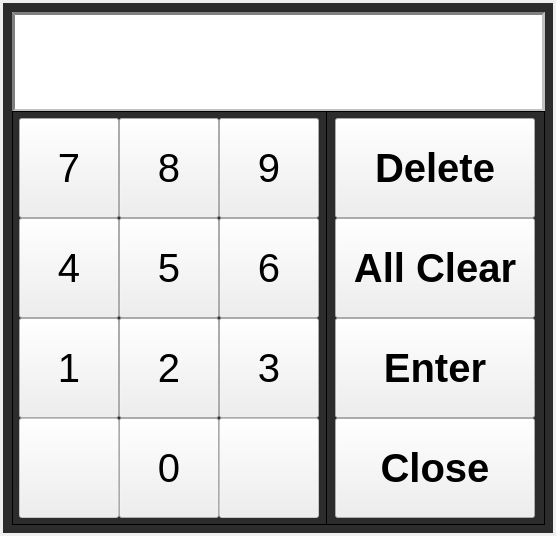
<?xml version="1.0" encoding="UTF-8"?>
<ui version="4.0">
 <class>NumKeypadDialog</class>
 <widget class="QDialog" name="NumKeypadDialog">
  <property name="geometry">
   <rect>
    <x>0</x>
    <y>0</y>
    <width>556</width>
    <height>536</height>
   </rect>
  </property>
  <property name="windowTitle">
   <string>Dialog</string>
  </property>
  <layout class="QVBoxLayout" name="verticalLayout_Dialog">
   <property name="margin">
    <number>0</number>
   </property>
   <item>
    <widget class="QFrame" name="frame_Border">
     <property name="frameShape">
      <enum>QFrame::NoFrame</enum>
     </property>
     <property name="frameShadow">
      <enum>QFrame::Raised</enum>
     </property>
     <layout class="QVBoxLayout" name="verticalLayout_Border">
      <property name="margin">
       <number>3</number>
      </property>
      <item>
       <widget class="QFrame" name="frame_Body">
        <property name="styleSheet">
         <string notr="true">.QFrame
{
	background: rgb(44, 44, 44);
}</string>
        </property>
        <property name="frameShape">
         <enum>QFrame::NoFrame</enum>
        </property>
        <property name="frameShadow">
         <enum>QFrame::Raised</enum>
        </property>
        <widget class="QLineEdit" name="lineEdit_Text">
         <property name="geometry">
          <rect>
           <x>9</x>
           <y>9</y>
           <width>533</width>
           <height>100</height>
          </rect>
         </property>
         <property name="sizePolicy">
          <sizepolicy hsizetype="Expanding" vsizetype="Expanding">
           <horstretch>0</horstretch>
           <verstretch>0</verstretch>
          </sizepolicy>
         </property>
         <property name="minimumSize">
          <size>
           <width>0</width>
           <height>50</height>
          </size>
         </property>
         <property name="font">
          <font>
           <pointsize>30</pointsize>
          </font>
         </property>
         <property name="focusPolicy">
          <enum>Qt::NoFocus</enum>
         </property>
         <property name="styleSheet">
          <string notr="true">QLineEdit{background:white;color:black;border-width: 3px;border-style: inset;border-color: gray;}</string>
         </property>
         <property name="alignment">
          <set>Qt::AlignCenter</set>
         </property>
         <property name="readOnly">
          <bool>true</bool>
         </property>
        </widget>
        <widget class="QPushButton" name="pushButton_Backspace">
         <property name="geometry">
          <rect>
           <x>332</x>
           <y>115</y>
           <width>200</width>
           <height>100</height>
          </rect>
         </property>
         <property name="sizePolicy">
          <sizepolicy hsizetype="Expanding" vsizetype="Expanding">
           <horstretch>0</horstretch>
           <verstretch>0</verstretch>
          </sizepolicy>
         </property>
         <property name="minimumSize">
          <size>
           <width>200</width>
           <height>100</height>
          </size>
         </property>
         <property name="maximumSize">
          <size>
           <width>200</width>
           <height>100</height>
          </size>
         </property>
         <property name="font">
          <font>
           <pointsize>30</pointsize>
           <weight>75</weight>
           <bold>true</bold>
          </font>
         </property>
         <property name="text">
          <string>Delete</string>
         </property>
         <property name="autoDefault">
          <bool>false</bool>
         </property>
        </widget>
        <widget class="QPushButton" name="pushButton_Clear">
         <property name="geometry">
          <rect>
           <x>332</x>
           <y>215</y>
           <width>200</width>
           <height>100</height>
          </rect>
         </property>
         <property name="sizePolicy">
          <sizepolicy hsizetype="Expanding" vsizetype="Expanding">
           <horstretch>0</horstretch>
           <verstretch>0</verstretch>
          </sizepolicy>
         </property>
         <property name="minimumSize">
          <size>
           <width>200</width>
           <height>100</height>
          </size>
         </property>
         <property name="maximumSize">
          <size>
           <width>200</width>
           <height>100</height>
          </size>
         </property>
         <property name="font">
          <font>
           <pointsize>30</pointsize>
           <weight>75</weight>
           <bold>true</bold>
          </font>
         </property>
         <property name="text">
          <string>All Clear</string>
         </property>
         <property name="autoDefault">
          <bool>false</bool>
         </property>
        </widget>
        <widget class="QPushButton" name="pushButton_Enter">
         <property name="geometry">
          <rect>
           <x>332</x>
           <y>315</y>
           <width>200</width>
           <height>100</height>
          </rect>
         </property>
         <property name="sizePolicy">
          <sizepolicy hsizetype="Expanding" vsizetype="Expanding">
           <horstretch>0</horstretch>
           <verstretch>0</verstretch>
          </sizepolicy>
         </property>
         <property name="minimumSize">
          <size>
           <width>200</width>
           <height>100</height>
          </size>
         </property>
         <property name="maximumSize">
          <size>
           <width>200</width>
           <height>100</height>
          </size>
         </property>
         <property name="font">
          <font>
           <pointsize>30</pointsize>
           <weight>75</weight>
           <italic>false</italic>
           <bold>true</bold>
          </font>
         </property>
         <property name="text">
          <string>Enter</string>
         </property>
         <property name="autoDefault">
          <bool>false</bool>
         </property>
        </widget>
        <widget class="QPushButton" name="pushButton_Close">
         <property name="geometry">
          <rect>
           <x>332</x>
           <y>415</y>
           <width>200</width>
           <height>100</height>
          </rect>
         </property>
         <property name="sizePolicy">
          <sizepolicy hsizetype="Expanding" vsizetype="Expanding">
           <horstretch>0</horstretch>
           <verstretch>0</verstretch>
          </sizepolicy>
         </property>
         <property name="minimumSize">
          <size>
           <width>200</width>
           <height>100</height>
          </size>
         </property>
         <property name="maximumSize">
          <size>
           <width>200</width>
           <height>100</height>
          </size>
         </property>
         <property name="font">
          <font>
           <pointsize>30</pointsize>
           <weight>75</weight>
           <bold>true</bold>
          </font>
         </property>
         <property name="text">
          <string>Close</string>
         </property>
         <property name="autoDefault">
          <bool>false</bool>
         </property>
        </widget>
        <widget class="QPushButton" name="pushButton_Dot">
         <property name="enabled">
          <bool>false</bool>
         </property>
         <property name="geometry">
          <rect>
           <x>16</x>
           <y>415</y>
           <width>100</width>
           <height>100</height>
          </rect>
         </property>
         <property name="sizePolicy">
          <sizepolicy hsizetype="Expanding" vsizetype="Expanding">
           <horstretch>0</horstretch>
           <verstretch>0</verstretch>
          </sizepolicy>
         </property>
         <property name="minimumSize">
          <size>
           <width>100</width>
           <height>100</height>
          </size>
         </property>
         <property name="maximumSize">
          <size>
           <width>100</width>
           <height>100</height>
          </size>
         </property>
         <property name="font">
          <font>
           <pointsize>30</pointsize>
          </font>
         </property>
         <property name="text">
          <string/>
         </property>
         <property name="autoDefault">
          <bool>false</bool>
         </property>
        </widget>
        <widget class="QPushButton" name="pushButton_0">
         <property name="geometry">
          <rect>
           <x>116</x>
           <y>415</y>
           <width>100</width>
           <height>100</height>
          </rect>
         </property>
         <property name="sizePolicy">
          <sizepolicy hsizetype="Expanding" vsizetype="Expanding">
           <horstretch>0</horstretch>
           <verstretch>0</verstretch>
          </sizepolicy>
         </property>
         <property name="minimumSize">
          <size>
           <width>100</width>
           <height>100</height>
          </size>
         </property>
         <property name="maximumSize">
          <size>
           <width>100</width>
           <height>100</height>
          </size>
         </property>
         <property name="font">
          <font>
           <pointsize>30</pointsize>
          </font>
         </property>
         <property name="text">
          <string>0</string>
         </property>
         <property name="autoDefault">
          <bool>false</bool>
         </property>
        </widget>
        <widget class="QPushButton" name="pushButton_1">
         <property name="geometry">
          <rect>
           <x>16</x>
           <y>315</y>
           <width>100</width>
           <height>100</height>
          </rect>
         </property>
         <property name="sizePolicy">
          <sizepolicy hsizetype="Expanding" vsizetype="Expanding">
           <horstretch>0</horstretch>
           <verstretch>0</verstretch>
          </sizepolicy>
         </property>
         <property name="minimumSize">
          <size>
           <width>100</width>
           <height>100</height>
          </size>
         </property>
         <property name="maximumSize">
          <size>
           <width>100</width>
           <height>100</height>
          </size>
         </property>
         <property name="font">
          <font>
           <pointsize>30</pointsize>
          </font>
         </property>
         <property name="text">
          <string>1</string>
         </property>
         <property name="autoDefault">
          <bool>false</bool>
         </property>
        </widget>
        <widget class="QPushButton" name="pushButton_2">
         <property name="geometry">
          <rect>
           <x>116</x>
           <y>315</y>
           <width>100</width>
           <height>100</height>
          </rect>
         </property>
         <property name="sizePolicy">
          <sizepolicy hsizetype="Expanding" vsizetype="Expanding">
           <horstretch>0</horstretch>
           <verstretch>0</verstretch>
          </sizepolicy>
         </property>
         <property name="minimumSize">
          <size>
           <width>100</width>
           <height>100</height>
          </size>
         </property>
         <property name="maximumSize">
          <size>
           <width>100</width>
           <height>100</height>
          </size>
         </property>
         <property name="font">
          <font>
           <pointsize>30</pointsize>
          </font>
         </property>
         <property name="text">
          <string>2</string>
         </property>
         <property name="autoDefault">
          <bool>false</bool>
         </property>
        </widget>
        <widget class="QPushButton" name="pushButton_3">
         <property name="geometry">
          <rect>
           <x>216</x>
           <y>315</y>
           <width>100</width>
           <height>100</height>
          </rect>
         </property>
         <property name="sizePolicy">
          <sizepolicy hsizetype="Expanding" vsizetype="Expanding">
           <horstretch>0</horstretch>
           <verstretch>0</verstretch>
          </sizepolicy>
         </property>
         <property name="minimumSize">
          <size>
           <width>100</width>
           <height>100</height>
          </size>
         </property>
         <property name="maximumSize">
          <size>
           <width>100</width>
           <height>100</height>
          </size>
         </property>
         <property name="font">
          <font>
           <pointsize>30</pointsize>
          </font>
         </property>
         <property name="text">
          <string>3</string>
         </property>
         <property name="autoDefault">
          <bool>false</bool>
         </property>
        </widget>
        <widget class="QPushButton" name="pushButton_4">
         <property name="geometry">
          <rect>
           <x>16</x>
           <y>215</y>
           <width>100</width>
           <height>100</height>
          </rect>
         </property>
         <property name="sizePolicy">
          <sizepolicy hsizetype="Expanding" vsizetype="Expanding">
           <horstretch>0</horstretch>
           <verstretch>0</verstretch>
          </sizepolicy>
         </property>
         <property name="minimumSize">
          <size>
           <width>100</width>
           <height>100</height>
          </size>
         </property>
         <property name="maximumSize">
          <size>
           <width>100</width>
           <height>100</height>
          </size>
         </property>
         <property name="font">
          <font>
           <pointsize>30</pointsize>
          </font>
         </property>
         <property name="text">
          <string>4</string>
         </property>
         <property name="autoDefault">
          <bool>false</bool>
         </property>
        </widget>
        <widget class="QPushButton" name="pushButton_5">
         <property name="geometry">
          <rect>
           <x>116</x>
           <y>215</y>
           <width>100</width>
           <height>100</height>
          </rect>
         </property>
         <property name="sizePolicy">
          <sizepolicy hsizetype="Expanding" vsizetype="Expanding">
           <horstretch>0</horstretch>
           <verstretch>0</verstretch>
          </sizepolicy>
         </property>
         <property name="minimumSize">
          <size>
           <width>100</width>
           <height>100</height>
          </size>
         </property>
         <property name="maximumSize">
          <size>
           <width>100</width>
           <height>100</height>
          </size>
         </property>
         <property name="font">
          <font>
           <pointsize>30</pointsize>
          </font>
         </property>
         <property name="text">
          <string>5</string>
         </property>
         <property name="autoDefault">
          <bool>false</bool>
         </property>
        </widget>
        <widget class="QPushButton" name="pushButton_6">
         <property name="geometry">
          <rect>
           <x>216</x>
           <y>215</y>
           <width>100</width>
           <height>100</height>
          </rect>
         </property>
         <property name="sizePolicy">
          <sizepolicy hsizetype="Expanding" vsizetype="Expanding">
           <horstretch>0</horstretch>
           <verstretch>0</verstretch>
          </sizepolicy>
         </property>
         <property name="minimumSize">
          <size>
           <width>100</width>
           <height>100</height>
          </size>
         </property>
         <property name="maximumSize">
          <size>
           <width>100</width>
           <height>100</height>
          </size>
         </property>
         <property name="font">
          <font>
           <pointsize>30</pointsize>
          </font>
         </property>
         <property name="text">
          <string>6</string>
         </property>
         <property name="autoDefault">
          <bool>false</bool>
         </property>
        </widget>
        <widget class="QPushButton" name="pushButton_7">
         <property name="geometry">
          <rect>
           <x>16</x>
           <y>115</y>
           <width>100</width>
           <height>100</height>
          </rect>
         </property>
         <property name="sizePolicy">
          <sizepolicy hsizetype="Expanding" vsizetype="Expanding">
           <horstretch>0</horstretch>
           <verstretch>0</verstretch>
          </sizepolicy>
         </property>
         <property name="minimumSize">
          <size>
           <width>100</width>
           <height>100</height>
          </size>
         </property>
         <property name="maximumSize">
          <size>
           <width>90</width>
           <height>90</height>
          </size>
         </property>
         <property name="font">
          <font>
           <pointsize>30</pointsize>
          </font>
         </property>
         <property name="text">
          <string>7</string>
         </property>
         <property name="autoDefault">
          <bool>false</bool>
         </property>
        </widget>
        <widget class="QPushButton" name="pushButton_8">
         <property name="geometry">
          <rect>
           <x>116</x>
           <y>115</y>
           <width>100</width>
           <height>100</height>
          </rect>
         </property>
         <property name="sizePolicy">
          <sizepolicy hsizetype="Expanding" vsizetype="Expanding">
           <horstretch>0</horstretch>
           <verstretch>0</verstretch>
          </sizepolicy>
         </property>
         <property name="minimumSize">
          <size>
           <width>100</width>
           <height>100</height>
          </size>
         </property>
         <property name="maximumSize">
          <size>
           <width>100</width>
           <height>100</height>
          </size>
         </property>
         <property name="font">
          <font>
           <pointsize>30</pointsize>
          </font>
         </property>
         <property name="text">
          <string>8</string>
         </property>
         <property name="autoDefault">
          <bool>false</bool>
         </property>
        </widget>
        <widget class="QPushButton" name="pushButton_9">
         <property name="geometry">
          <rect>
           <x>216</x>
           <y>115</y>
           <width>100</width>
           <height>100</height>
          </rect>
         </property>
         <property name="sizePolicy">
          <sizepolicy hsizetype="Expanding" vsizetype="Expanding">
           <horstretch>0</horstretch>
           <verstretch>0</verstretch>
          </sizepolicy>
         </property>
         <property name="minimumSize">
          <size>
           <width>100</width>
           <height>100</height>
          </size>
         </property>
         <property name="maximumSize">
          <size>
           <width>100</width>
           <height>100</height>
          </size>
         </property>
         <property name="font">
          <font>
           <pointsize>30</pointsize>
          </font>
         </property>
         <property name="text">
          <string>9</string>
         </property>
         <property name="autoDefault">
          <bool>false</bool>
         </property>
        </widget>
        <widget class="QPushButton" name="pushButton_Not">
         <property name="enabled">
          <bool>false</bool>
         </property>
         <property name="geometry">
          <rect>
           <x>216</x>
           <y>415</y>
           <width>100</width>
           <height>100</height>
          </rect>
         </property>
         <property name="sizePolicy">
          <sizepolicy hsizetype="Expanding" vsizetype="Expanding">
           <horstretch>0</horstretch>
           <verstretch>0</verstretch>
          </sizepolicy>
         </property>
         <property name="minimumSize">
          <size>
           <width>100</width>
           <height>100</height>
          </size>
         </property>
         <property name="maximumSize">
          <size>
           <width>100</width>
           <height>100</height>
          </size>
         </property>
         <property name="font">
          <font>
           <pointsize>30</pointsize>
          </font>
         </property>
         <property name="text">
          <string/>
         </property>
         <property name="autoDefault">
          <bool>false</bool>
         </property>
        </widget>
        <widget class="QLabel" name="label">
         <property name="geometry">
          <rect>
           <x>9</x>
           <y>108</y>
           <width>315</width>
           <height>414</height>
          </rect>
         </property>
         <property name="frameShape">
          <enum>QFrame::Box</enum>
         </property>
         <property name="text">
          <string/>
         </property>
        </widget>
        <widget class="QLabel" name="label_2">
         <property name="geometry">
          <rect>
           <x>323</x>
           <y>108</y>
           <width>219</width>
           <height>414</height>
          </rect>
         </property>
         <property name="frameShape">
          <enum>QFrame::Box</enum>
         </property>
         <property name="text">
          <string/>
         </property>
        </widget>
        <zorder>lineEdit_Text</zorder>
        <zorder>label</zorder>
        <zorder>label_2</zorder>
        <zorder>pushButton_0</zorder>
        <zorder>pushButton_1</zorder>
        <zorder>pushButton_2</zorder>
        <zorder>pushButton_3</zorder>
        <zorder>pushButton_4</zorder>
        <zorder>pushButton_5</zorder>
        <zorder>pushButton_6</zorder>
        <zorder>pushButton_7</zorder>
        <zorder>pushButton_8</zorder>
        <zorder>pushButton_9</zorder>
        <zorder>pushButton_Backspace</zorder>
        <zorder>pushButton_Clear</zorder>
        <zorder>pushButton_Close</zorder>
        <zorder>pushButton_Dot</zorder>
        <zorder>pushButton_Enter</zorder>
        <zorder>pushButton_Not</zorder>
       </widget>
      </item>
     </layout>
    </widget>
   </item>
  </layout>
 </widget>
 <resources/>
 <connections/>
</ui>
